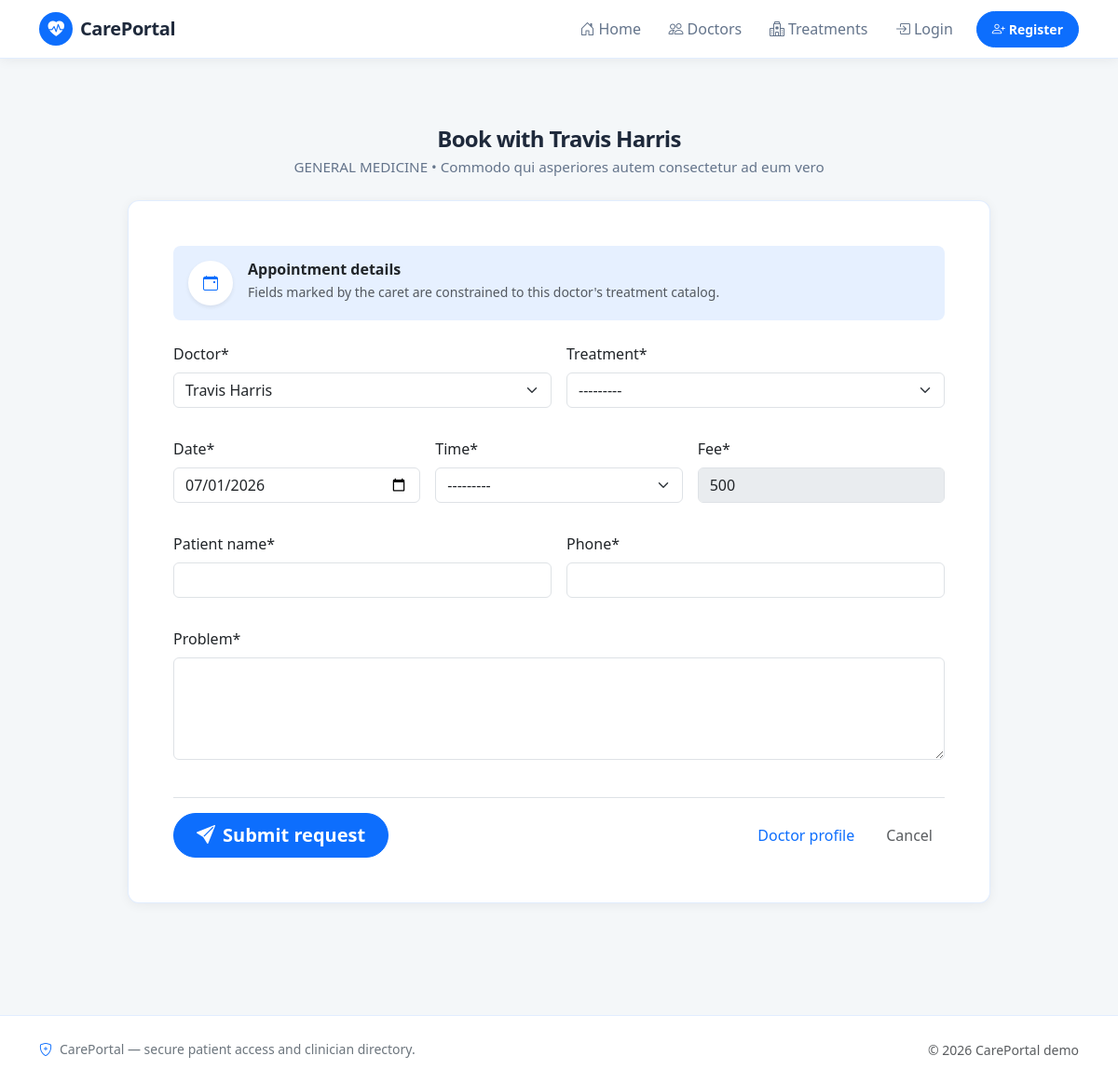
The page /doctors/appointment/1/ on the database its author committed.
### doctors/models.py (models this page shows)
class DoctorsDetails(models.Model):
    name = models.CharField(max_length=100)
    age = models.PositiveIntegerField()
    specs = models.CharField(max_length=100, choices=SPECIALITY_CHOICES)
    phone = models.PositiveBigIntegerField()
    mail = models.EmailField(max_length=100)
    loc = models.CharField(max_length=100)
    about = models.CharField(max_length=1000)
    docpic = models.ImageField(upload_to='doctorimg/', null=True, blank=True)
    def __str__(self):
        return self.name

### doctors/views.py (the view, shortened to what this page needs)
# urls.py: path("appointment/<int:id>/", views.appointment, name='appointment'),
def appointment(request, id):
    doctor = get_object_or_404(DoctorsDetails, id=id)
    treatments = Treatments.objects.filter(doctorname=doctor)
    default_treatment = treatments.first()
    booked = None
    status = False
    if request.method == 'POST':
        form = AppointmentForm(request.POST)
        form.fields['treatment'].queryset = treatments
        if form.is_valid():
            obj = form.save()
            request.session[BOOKING_SESSION_KEY] = {
                'booking_id': obj.pk,
                'doctor_id': doctor.id,
            }
            url = f"{reverse('appointment', kwargs={'id': id})}?booked=1"
            return redirect(url)
    else:
        form = AppointmentForm(initial={
            'doctor': doctor,
            'treatment': default_treatment,
        })
        form.fields['treatment'].queryset = treatments
    return render(request, 'doctors/appointment.html', {
        'appointment_form': form,
        'doctor': doctor,
        'status': status,
        'booked': booked,
    })

### doctors/forms.py
class AppointmentForm(forms.ModelForm):
    class Meta:
        model = Appointment
        fields = ['doctor', 'treatment', 'date', 'fee', 'patient_name', 'phone', 'time', 'problem']
        widgets = {
            'date': forms.DateInput(attrs={'type': 'date'}),
            'problem': forms.Textarea(attrs={'rows': 4,'cols': 40}),
        }
    def __init__(self, *args, **kwargs):
        super().__init__(*args, **kwargs)
        self.fields['fee'].disabled = True

### templates/doctors/appointment.html (shortened to what this page needs)
{% extends 'base.html' %}
{% load crispy_forms_tags %}
{% block content %}
<div class="container py-4 py-md-5">
    <div class="row justify-content-center">
        <div class="col-xl-10">
            <div class="text-center mb-4">
                <h1 class="cf-page-title h4 mb-1">Book with {{ doctor.name }}</h1>
                <p class="cf-page-lead">{{ doctor.get_specs_display }} • {{ doctor.loc }}</p>
            </div>
            {% if status and booked %}
            <div class="card border-0 cf-card-hover cf-animate-in p-4 p-md-5">
                <div class="text-center mb-4">
                    <div class="mx-auto rounded-circle bg-success bg-opacity-10 text-success d-inline-flex align-items-center justify-content-center mb-4"
                        style="width: 84px; height: 84px;">
                        <i class="bi bi-check-circle-fill fs-1"></i>
                    </div>
                    <h2 class="h4 fw-bold text-success mb-2">Appointment booked successfully</h2>
                    <p class="text-muted mb-0">Your booking is confirmed in CarePortal.</p>
                </div>
                <hr class="my-4 opacity-50">
                <div class="row g-4 justify-content-center small">
                    <div class="col-sm-6 col-md-4">
                        <span class="text-muted d-block text-uppercase fw-semibold mb-1" style="font-size: .7rem;">Patient</span>
                        <strong>{{ booked.patient_name }}</strong>
                    </div>
                    <div class="col-sm-6 col-md-4">
                        <span class="text-muted d-block text-uppercase fw-semibold mb-1" style="font-size: .7rem;">Phone</span>
                        <strong>{{ booked.phone }}</strong>
                    </div>
                    <div class="col-sm-6 col-md-4">
                        <span class="text-muted d-block text-uppercase fw-semibold mb-1" style="font-size: .7rem;">Doctor</span>
                        <strong>{{ booked.doctor.name }}</strong>
                    </div>
                    <div class="col-sm-6 col-md-4">
                        <span class="text-muted d-block text-uppercase fw-semibold mb-1" style="font-size: .7rem;">Treatment</span>
                        <strong>{{ booked.treatment.treatment_name }}</strong>
                    </div>
                    <div class="col-sm-6 col-md-4">
                        <span class="text-muted d-block text-uppercase fw-semibold mb-1" style="font-size: .7rem;">Date</span>
                        <strong>{{ booked.date }}</strong>
                    </div>
                    <div class="col-sm-6 col-md-4">
                        <span class="text-muted d-block text-uppercase fw-semibold mb-1" style="font-size: .7rem;">Time</span>
                        <strong>{{ booked.get_time_display }}</strong>
                    </div>
                </div>
                <p id="appointment-redirect-msg" class="text-center text-muted mt-4 mb-0 small">
                    Taking you home in <span id="appointment-countdown" class="fw-bold text-dark">5</span> seconds…
                </p>
                <div class="d-flex flex-column flex-sm-row gap-3 justify-content-center mt-4">
                    <a href="{% url 'alldoctors' %}" class="btn btn-outline-primary rounded-pill">Explore more doctors</a>
                    <a href="{% url 'doctorshome' %}" id="appointment-go-home" class="btn btn-primary cf-btn-primary rounded-pill px-4">Go to home now</a>
                </div>
            </div>
            {% else %}
            <div class="card cf-card-hover border-0 cf-animate-in p-4 p-md-5">
                <div class="d-flex gap-3 align-items-start mb-4 p-3 rounded-3 bg-primary bg-opacity-10">
                    <span class="d-inline-flex rounded-circle bg-white text-primary align-items-center justify-content-center shadow-sm flex-shrink-0"
                        style="width:48px;height:48px;"><i class="bi bi-calendar-event"></i></span>
                    <div>
                        <h2 class="h6 fw-bold mb-1">Appointment details</h2>
                        <p class="small text-muted mb-0">Fields marked by the caret are constrained to this doctor&apos;s treatment catalog.</p>
                    </div>
                </div>
                <form action="" method="post" novalidate>
                    <div class="row g-3 mb-3">
                        <div class="col-md-6">{{ appointment_form.doctor|as_crispy_field }}</div>
                        <div class="col-md-6">{{ appointment_form.treatment|as_crispy_field }}</div>
                    </div>
                    <div class="row g-3 mb-3">
                        <div class="col-md-4">{{ appointment_form.date|as_crispy_field }}</div>
                        <div class="col-md-4">{{ appointment_form.time|as_crispy_field }}</div>
                        <div class="col-md-4">{{ appointment_form.fee|as_crispy_field }}</div>
                    </div>
                    <div class="row g-3 mb-3">
                        <div class="col-md-6">{{ appointment_form.patient_name|as_crispy_field }}</div>
                        <div class="col-md-6">{{ appointment_form.phone|as_crispy_field }}</div>
                    </div>
                    <div class="row g-3 mb-4">
                        <div class="col-md-12">{{ appointment_form.problem|as_crispy_field }}</div>
                    </div>
                    <div class="d-flex flex-column flex-md-row gap-3 justify-content-between align-items-start align-items-md-center pt-3 border-top">
                        <button type="submit" class="btn btn-primary cf-btn-primary btn-lg px-4 rounded-pill"><i class="bi bi-send-fill me-2"></i>Submit request</button>
                        <div class="d-flex gap-2">
                            <a href="{% url 'doctorprofile' doctor.id %}" class="btn btn-link text-decoration-none">Doctor profile</a>
                            <a href="{% url 'alldoctors' %}" class="btn btn-link text-muted text-decoration-none">Cancel</a>
                        </div>
                    </div>
                </form>
            </div>
            {% endif %}
        </div>
    </div>
</div>
{% endblock %}

### static/css/theme.css (style rules this page uses)
:root { --cf-primary: #0d6efd; --cf-primary-dark: #0b5ed7; --cf-accent: #0aa2c0; --cf-accent-soft: rgba(10, 162, 192, 0.12); --cf-body-bg: #f4f7f9; --cf-surface: #ffffff; --cf-border: rgba(13, 110, 253, 0.12); --cf-text: #1e293b; --cf-text-muted: #64748b; --cf-shadow: 0 0.125rem 0.75rem rgba(15, 23, 42, 0.06); --cf-shadow-lg: 0 0.5rem 1.5rem rgba(15, 23, 42, 0.08); --cf-radius: 0.75rem; --cf-radius-sm: 0.5rem; --cf-transition: 0.22s ease; }
body.theme-body { background-color: var(--cf-body-bg); color: var(--cf-text); font-feature-settings: "kern" 1; }
.cf-page-title { font-weight: 700; letter-spacing: -0.03em; color: var(--cf-text); margin-bottom: 0.25rem; }
.cf-page-lead { color: var(--cf-text-muted); margin-bottom: 0; font-size: 0.95rem; }
.cf-card-hover { transition: box-shadow var(--cf-transition), transform var(--cf-transition), border-color var(--cf-transition); border: 1px solid var(--cf-border) !important; border-radius: var(--cf-radius) !important; box-shadow: var(--cf-shadow); background: var(--cf-surface); }
.cf-btn-primary { border-radius: var(--cf-radius-sm); font-weight: 600; padding: 0.5rem 1.25rem; transition: transform var(--cf-transition), box-shadow var(--cf-transition), background var(--cf-transition); }
.cf-animate-in { animation: cf-fade-up 0.45s ease both; }

### rows shown on the page
DoctorsDetails: name "Travis Harris", specs "GENERAL MEDICINE", loc "Commodo qui asperiores autem consectetur ad eum vero"
